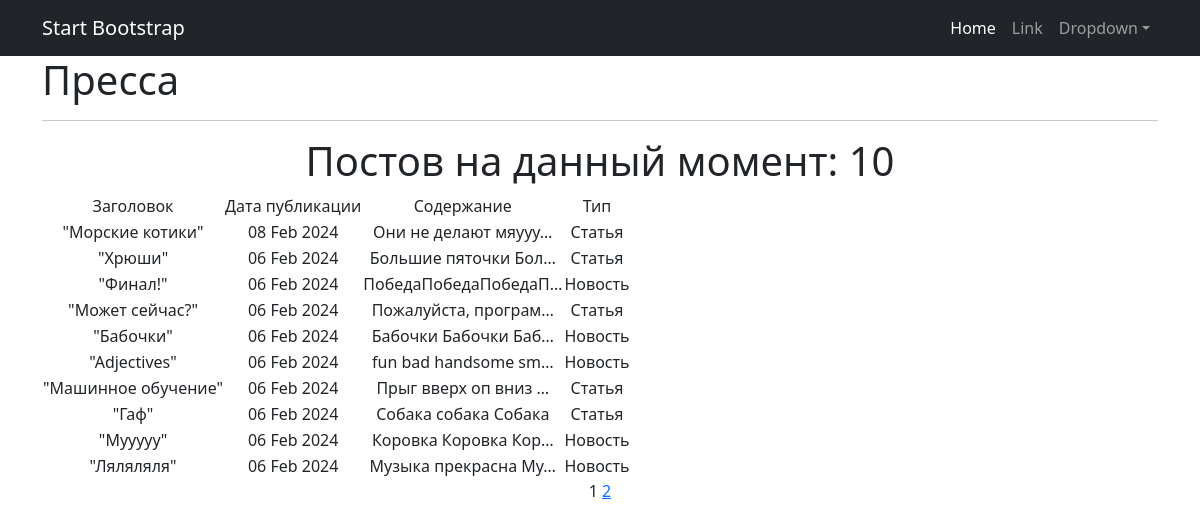
The app's page /posts/, older data.
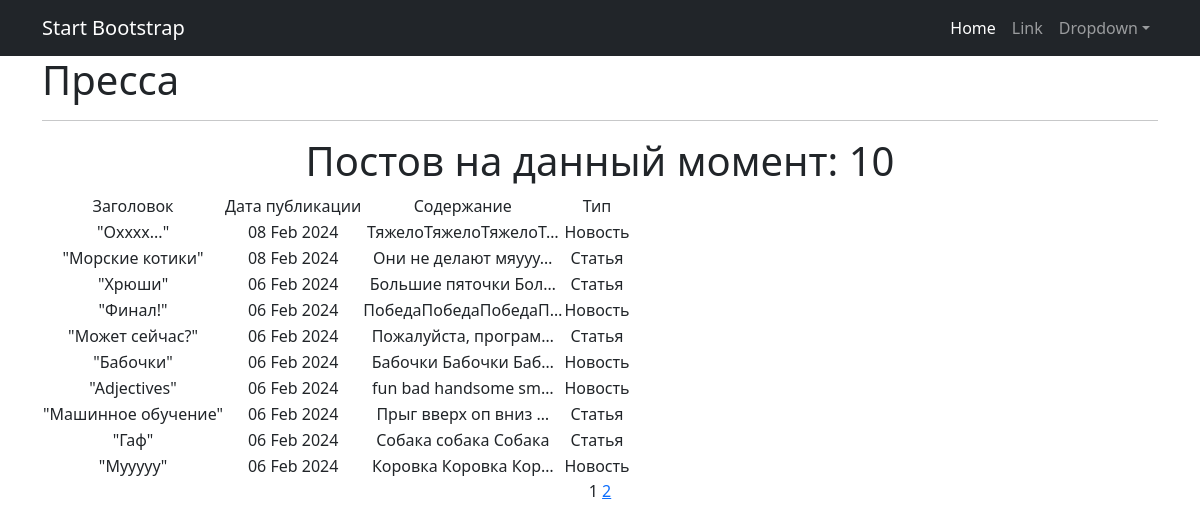
The same page, newer data.
### news/models.py (models this page shows, shortened)
class Post(models.Model):
    article = "AR"
    news = "NE"
    POSITIONS = [
        (article, "Статья"),
        (news, "Новость"),
    ]
    time_in = models.DateTimeField(auto_now_add=True)
    type_of_post = models.CharField(max_length=2,
                                    choices=POSITIONS,
                                    default=news
                                    )
    heading = models.CharField(max_length=30)
    text_of_post = models.TextField(max_length=2000)
    rating = models.FloatField(default=0.0)
    author = models.ForeignKey(Author, on_delete=models.CASCADE)
    category = models.ManyToManyField(Category, through='PostCategory')

### news/views.py (the view)
# urls.py: path('', PostList.as_view(), name='posts_list'),
class PostList(ListView):
    model = Post
    ordering = '-time_in'
    template_name = 'posts_info/posts.html'
    context_object_name = 'posts'
    paginate_by = 10

### news/templatetags/custom_filters.py (called while the page is built)
@register.filter()
def censor(text):
    text_list = text.split()
    censored_text_list = []
    bad_words = ['поездка', 'стоимость']
    for word in text_list:
        clean_word = ''.join(c for c in word if c not in string.punctuation)
        if clean_word.lower() in bad_words:
            censored_word = clean_word[0] + (len(clean_word) - 1) * '*'
            censored_text_list.append(word.replace(clean_word, censored_word))
        else:
            censored_text_list.append(word)
    return ' '.join(censored_text_list)

### news/templatetags/custom_tags.py (called while the page is built)
@register.simple_tag(takes_context=True)
def url_replace(context, **kwargs):
    d = context['request'].GET.copy()
    for k, v in kwargs.items():
        d[k] = v
    return d.urlencode()

### templates/posts_info/posts.html (shortened to what this page needs)
{% extends 'default.html' %}
{% load custom_filters %}
{% load custom_tags %}
{% block content %}
    <div align="left" >
        <h1>
            Пресса
        </h1>
    </div>
    <hr>
    {% if posts %}
        <h1>Постов на данный момент: {{ posts|length }}</h1>
        <table>
            <tr>
                <td>Заголовок</td>
                <td>Дата публикации</td>
                <td>Содержание</td>
                <td>Тип</td>
            </tr>
            {% for post in posts %}
                <tr>
                    <td>"{{ post.heading }}"</td>
                    <td>{{ post.time_in|date:'d M Y' }}</td>
                    <td>{{ post.text_of_post|censor|truncatechars:20 }}</td>
                    <td>{{ post.get_type_of_post_display }}</td>
                    <td>
                    </td>
                </tr>
            {% endfor %}
        </table>
    {% else %}
        <h2>Постов нет!</h2>
    {% endif %}
    {{ page_obj.number }}
    {% if page_obj.has_next %}
        <a href="?{% url_replace page=page_obj.next_page_number %}">{{ page_obj.next_page_number }}</a>
    {% endif %}
{% endblock content %}

### templates/default.html (shortened to what this page needs)
<!DOCTYPE html>
<html lang="en">
    <head>
        {% load static %}
         <link href="{% static 'css/styles.css' %}" rel="stylesheet" />
    </head>
    <body>
        <nav class="navbar navbar-expand-lg navbar-dark bg-dark">
            <div class="container">
                <a class="navbar-brand" href="#">Start Bootstrap</a>
                <div class="collapse navbar-collapse" id="navbarSupportedContent">
                    <ul class="navbar-nav ms-auto mb-2 mb-lg-0">
                        <li class="nav-item"><a class="nav-link active" aria-current="page" href="#">Home</a></li>
                        <li class="nav-item"><a class="nav-link" href="#">Link</a></li>
                        <li class="nav-item dropdown">
                            <a class="nav-link dropdown-toggle" id="navbarDropdown" href="#" role="button" data-bs-toggle="dropdown" aria-expanded="false">Dropdown</a>
                        </li>
                    </ul>
                </div>
            </div>
        </nav>
        <div class="container">
            <div class="row">
                <div class="col-lg-12 text-center">
                    {% block content %}
                    {% endblock content %}
                </div>
            </div>
        </div>
    </body>
</html>

Row changes from the older to the newer data that the page shows:
no longer on this page (row unchanged): Post: heading "Ляляляля", time_in "06 Feb 2024", text_of_post|censor "Музыка прекрасна Му…", type_of_post "Новость"
added Post: heading "Охххх...", time_in "08 Feb 2024", text_of_post|censor "ТяжелоТяжелоТяжелоТ…", type_of_post "Новость"
